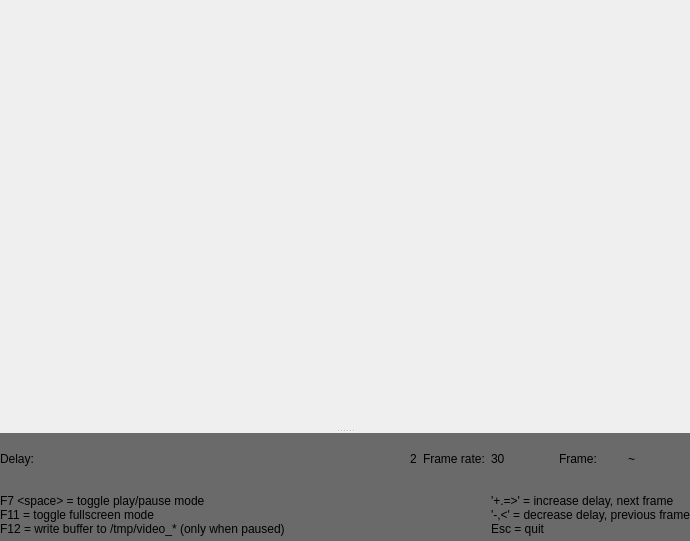
<?xml version="1.0" encoding="UTF-8"?>
<ui version="4.0">
 <class>MainWindow</class>
 <widget class="QMainWindow" name="MainWindow">
  <property name="geometry">
   <rect>
    <x>0</x>
    <y>0</y>
    <width>690</width>
    <height>541</height>
   </rect>
  </property>
  <property name="windowTitle">
   <string>MainWindow</string>
  </property>
  <widget class="QWidget" name="centralwidget">
   <layout class="QGridLayout" name="gridLayout">
    <property name="margin">
     <number>0</number>
    </property>
    <property name="spacing">
     <number>0</number>
    </property>
    <item row="0" column="0">
     <widget class="QSplitter" name="splitter">
      <property name="orientation">
       <enum>Qt::Vertical</enum>
      </property>
      <widget class="QLabel" name="videoFrame">
       <property name="text">
        <string/>
       </property>
      </widget>
      <widget class="QWidget" name="buttonArea" native="true">
       <property name="sizePolicy">
        <sizepolicy hsizetype="Preferred" vsizetype="Minimum">
         <horstretch>0</horstretch>
         <verstretch>0</verstretch>
        </sizepolicy>
       </property>
       <property name="maximumSize">
        <size>
         <width>16777215</width>
         <height>108</height>
        </size>
       </property>
       <property name="styleSheet">
        <string notr="true">background-color: rgb(106, 106, 106);</string>
       </property>
       <layout class="QGridLayout" name="gridLayout_2" columnstretch="2,0,0,0,0,0,0">
        <property name="sizeConstraint">
         <enum>QLayout::SetMinimumSize</enum>
        </property>
        <item row="0" column="3">
         <widget class="QLabel" name="label_2">
          <property name="text">
           <string>Frame rate:</string>
          </property>
         </widget>
        </item>
        <item row="3" column="4" colspan="3">
         <widget class="QLabel" name="label_5">
          <property name="text">
           <string>&lt;html&gt;&lt;head/&gt;&lt;body&gt;&lt;p&gt;'+.=&amp;gt;' = increase delay, next frame&lt;br/&gt;'-,&amp;lt;' = decrease delay, previous frame&lt;br/&gt;Esc = quit&lt;/p&gt;&lt;/body&gt;&lt;/html&gt;</string>
          </property>
         </widget>
        </item>
        <item row="0" column="4">
         <widget class="QLabel" name="frameRate">
          <property name="text">
           <string>30</string>
          </property>
         </widget>
        </item>
        <item row="0" column="6">
         <widget class="QLabel" name="frameNum">
          <property name="text">
           <string>~</string>
          </property>
         </widget>
        </item>
        <item row="3" column="0" colspan="4">
         <widget class="QLabel" name="label_4">
          <property name="text">
           <string>&lt;html&gt;&lt;head/&gt;&lt;body&gt;&lt;p&gt;F7 &amp;lt;space&amp;gt; = toggle play/pause mode&lt;br/&gt;F11 = toggle fullscreen mode&lt;br/&gt;F12 = write buffer to /tmp/video_* (only when paused)&lt;/p&gt;&lt;/body&gt;&lt;/html&gt;</string>
          </property>
         </widget>
        </item>
        <item row="0" column="2">
         <widget class="QLabel" name="delay">
          <property name="text">
           <string>2</string>
          </property>
         </widget>
        </item>
        <item row="0" column="0" colspan="2">
         <widget class="QLabel" name="label">
          <property name="text">
           <string>Delay:</string>
          </property>
         </widget>
        </item>
        <item row="0" column="5">
         <widget class="QLabel" name="label_3">
          <property name="text">
           <string>Frame:</string>
          </property>
         </widget>
        </item>
       </layout>
      </widget>
     </widget>
    </item>
   </layout>
  </widget>
 </widget>
 <resources/>
 <connections/>
</ui>
